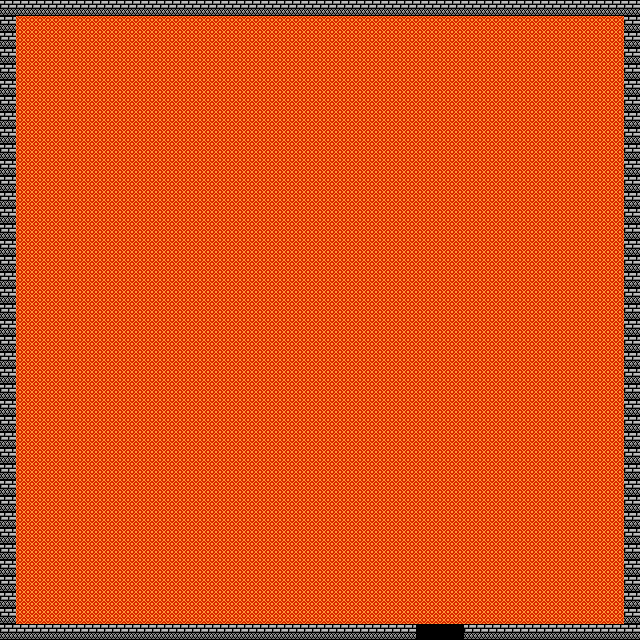

The image is a tile-based game level rendered from a .tmx file. Its description and source (layers, tilesets, objects; grid data summarised) follow:
An orthogonal 40x40 tile map with 16x16 px tiles, 2 tile layers (bg, collision), 2 tilesets.

<map version="1.10" tiledversion="1.10.2" orientation="orthogonal" renderorder="right-down" width="40" height="40" tilewidth="16" tileheight="16" infinite="0" nextlayerid="3" nextobjectid="1">
 <tileset firstgid="1" source="casino_main2.tsx" />
 <tileset firstgid="1" source="../tilesets/start_screen_tiles_one.tsx" />
 <layer id="1" name="bg" width="40" height="40">
  <data>[1600 cells, 1481 non-empty, 5 distinct tile ids]</data>
 </layer>
 <layer id="2" name="collision" width="40" height="40">
  <data>[1600 cells, 156 non-empty, 2 distinct tile ids]</data>
 </layer>
</map>
